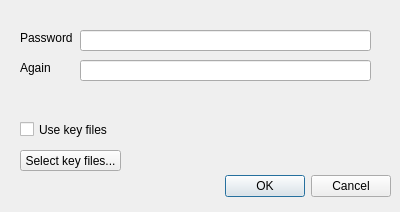
<?xml version="1.0" encoding="UTF-8"?>
<ui version="4.0">
 <class>LoginDialog</class>
 <widget class="QDialog" name="LoginDialog">
  <property name="geometry">
   <rect>
    <x>0</x>
    <y>0</y>
    <width>400</width>
    <height>212</height>
   </rect>
  </property>
  <property name="windowTitle">
   <string>Login</string>
  </property>
  <widget class="QDialogButtonBox" name="buttonBox">
   <property name="geometry">
    <rect>
     <x>50</x>
     <y>170</y>
     <width>341</width>
     <height>32</height>
    </rect>
   </property>
   <property name="orientation">
    <enum>Qt::Horizontal</enum>
   </property>
   <property name="standardButtons">
    <set>QDialogButtonBox::Cancel|QDialogButtonBox::Ok</set>
   </property>
  </widget>
  <widget class="QLabel" name="label">
   <property name="geometry">
    <rect>
     <x>20</x>
     <y>30</y>
     <width>61</width>
     <height>16</height>
    </rect>
   </property>
   <property name="text">
    <string>Password</string>
   </property>
  </widget>
  <widget class="QLineEdit" name="editPassword">
   <property name="geometry">
    <rect>
     <x>80</x>
     <y>30</y>
     <width>291</width>
     <height>21</height>
    </rect>
   </property>
   <property name="echoMode">
    <enum>QLineEdit::Password</enum>
   </property>
  </widget>
  <widget class="QCheckBox" name="chkUseKeyFiles">
   <property name="geometry">
    <rect>
     <x>20</x>
     <y>120</y>
     <width>100</width>
     <height>19</height>
    </rect>
   </property>
   <property name="text">
    <string>Use key files</string>
   </property>
  </widget>
  <widget class="QPushButton" name="btnSelectFiles">
   <property name="geometry">
    <rect>
     <x>20</x>
     <y>150</y>
     <width>101</width>
     <height>21</height>
    </rect>
   </property>
   <property name="text">
    <string>Select key files...</string>
   </property>
  </widget>
  <widget class="QLabel" name="lblAgain">
   <property name="geometry">
    <rect>
     <x>20</x>
     <y>60</y>
     <width>41</width>
     <height>16</height>
    </rect>
   </property>
   <property name="text">
    <string>Again</string>
   </property>
  </widget>
  <widget class="QLineEdit" name="editPassword_2">
   <property name="geometry">
    <rect>
     <x>80</x>
     <y>60</y>
     <width>291</width>
     <height>21</height>
    </rect>
   </property>
   <property name="echoMode">
    <enum>QLineEdit::Password</enum>
   </property>
  </widget>
 </widget>
 <tabstops>
  <tabstop>editPassword</tabstop>
  <tabstop>editPassword_2</tabstop>
  <tabstop>chkUseKeyFiles</tabstop>
  <tabstop>btnSelectFiles</tabstop>
 </tabstops>
 <resources/>
 <connections>
  <connection>
   <sender>buttonBox</sender>
   <signal>accepted()</signal>
   <receiver>LoginDialog</receiver>
   <slot>accept()</slot>
   <hints>
    <hint type="sourcelabel">
     <x>248</x>
     <y>254</y>
    </hint>
    <hint type="destinationlabel">
     <x>157</x>
     <y>274</y>
    </hint>
   </hints>
  </connection>
  <connection>
   <sender>buttonBox</sender>
   <signal>rejected()</signal>
   <receiver>LoginDialog</receiver>
   <slot>reject()</slot>
   <hints>
    <hint type="sourcelabel">
     <x>316</x>
     <y>260</y>
    </hint>
    <hint type="destinationlabel">
     <x>286</x>
     <y>274</y>
    </hint>
   </hints>
  </connection>
 </connections>
</ui>
